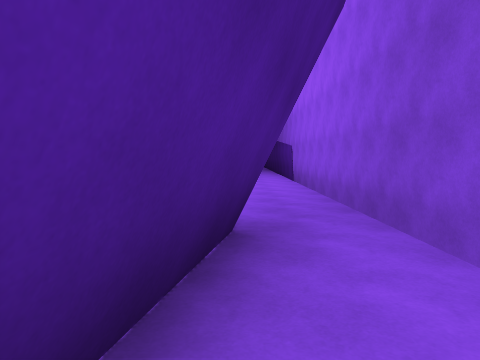
[1] (above)

16 first-person views from a walk through a 3-D level made in the Unity game engine. The camera is 1.4 m above the floor, tilts 4° down and sees 70° across. The floor is counted in squares, 2 m on a side. Each view is taken from the middle of a square. On the plan, view 1 faces up. The plan holds only what a view shows up to about 11 squares ahead; the rest is blank. The place goes on beyond the plan. The player character is not drawn.

[2]
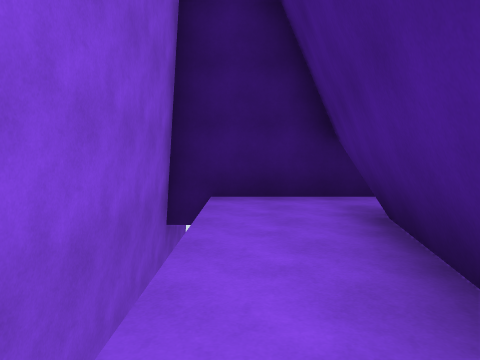

[3]
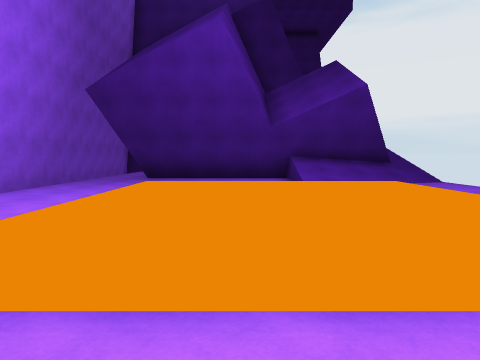

[4]
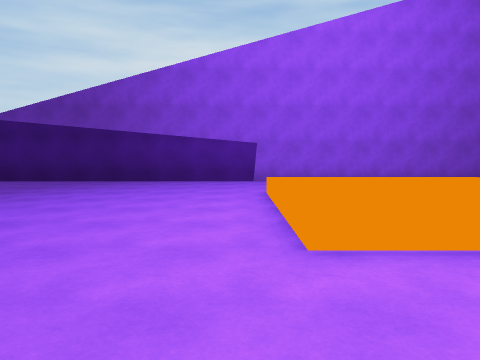

[5]
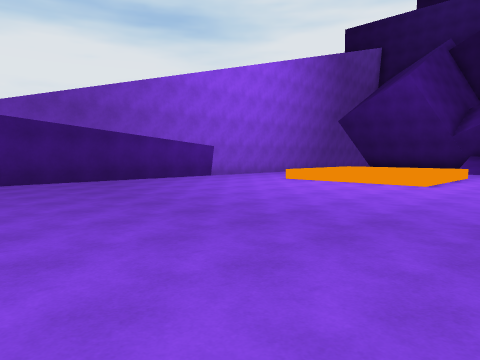

[6]
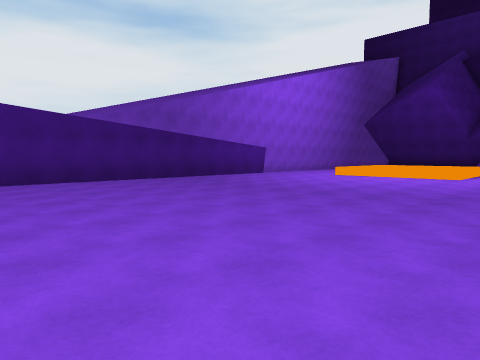

[7]
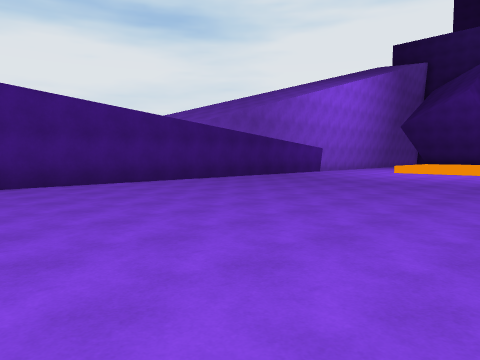

[8]
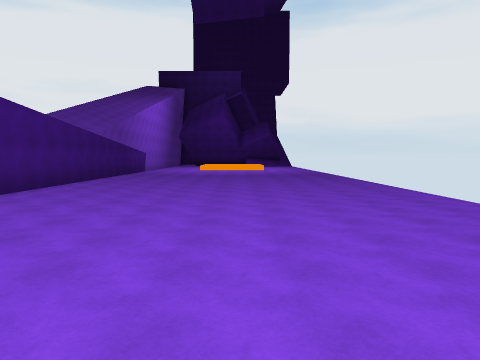

[9]
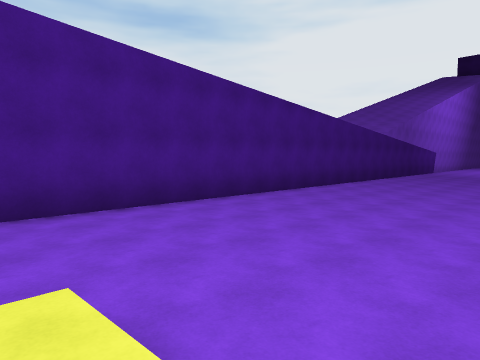

[10]
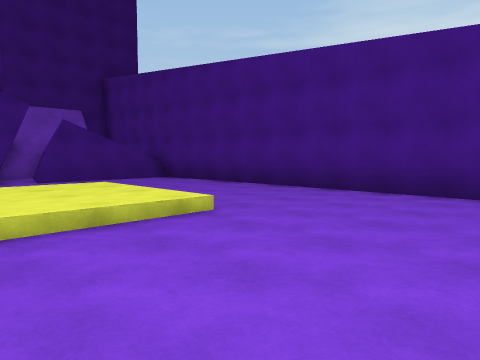

[11]
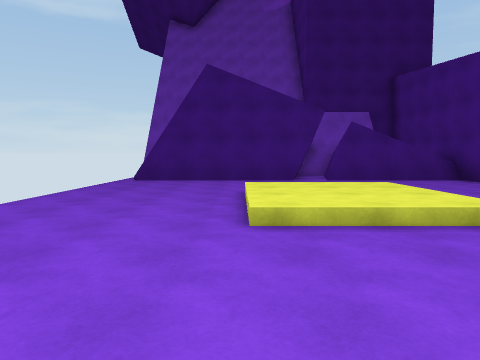

[12]
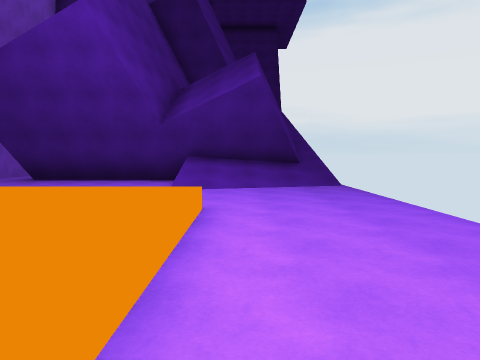

[13]
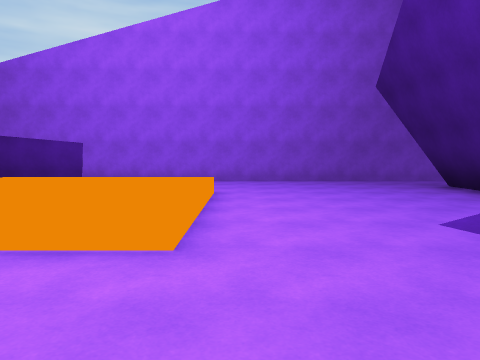

[14]
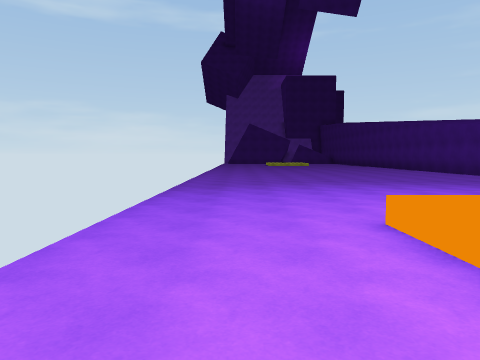

[15]
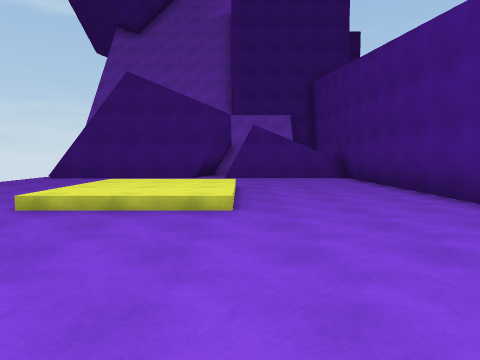

[16]
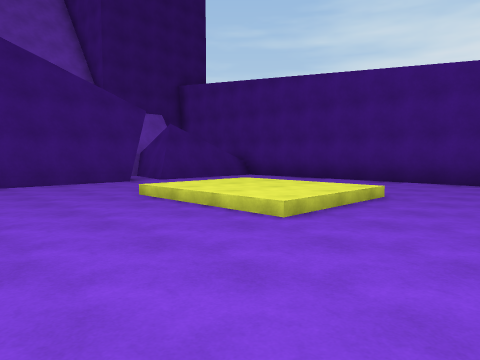

### Floor plan
Key: @ floor where view 1 was taken; # wall or solid block; . main floor; : floor 0.5 m higher than the main floor; / step, stairs or slope; ^ raised ledge.
Columns run from 8 left of view 1 to 2 right of it. Each row starts with its distance up from view 1.
 41     ###
 40 #####.#####
 39 ..........#
 38 ..........#
 37 ..........#
 36 .../::/...#
 35 .../::/...#
 34 .../::/...#
 33 ..........#
 32 ..........#
 31 ..........#
 30  .........#
 29 ..........#
 28 ..........#
 27 ..........#
 26 ..........#
 25 ..........#
 24 ..........#
 23 ..........#
 22 ..........#
 21 ..........#
 20 ..........#
 19 ..........#
 18 ..........#
 17 ..........#
 16 ..........#
 15 ..........#
 14 ..........#
 13 ..........#
 12 ...^^^^...#
 11 ...^^^^  .#
 10 ...^^^^ ..#
  9 ...^^^^ ..#
  8 ..........#
  7 ..........#
  6 ..........#
  5 ////......#
  4 ////......#
  3 /########.#
  2        ##.#
  1        #..#
  0        #@.#
 -1        #..#
 -2        ####

Positions as (right, up) in squares from view 1, and headings:
1: (0, 0), facing up
2: (1, 4), facing down
3: (-3, 14), facing down
4: (-8, 13), facing right
5: (-8, 21), facing down-right
6: (-8, 24), facing down-right
7: (-7, 27), facing down-right
8: (-4, 34), facing down
9: (-4, 34), facing down-right
10: (-5, 30), facing up-right
11: (-5, 30), facing up
12: (-6, 13), facing down
13: (-8, 8), facing right
14: (-7, 9), facing up
15: (-2, 29), facing up
16: (-8, 31), facing up-right
